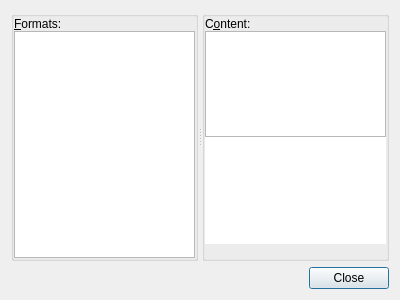
<?xml version="1.0" encoding="UTF-8"?>
<ui version="4.0">
 <class>ClipboardDialog</class>
 <widget class="QDialog" name="ClipboardDialog">
  <property name="geometry">
   <rect>
    <x>0</x>
    <y>0</y>
    <width>400</width>
    <height>300</height>
   </rect>
  </property>
  <property name="sizePolicy">
   <sizepolicy hsizetype="Preferred" vsizetype="Preferred">
    <horstretch>0</horstretch>
    <verstretch>0</verstretch>
   </sizepolicy>
  </property>
  <property name="windowTitle">
   <string>Clipboard Content</string>
  </property>
  <layout class="QGridLayout" name="gridLayout">
   <item row="2" column="0">
    <widget class="QDialogButtonBox" name="buttonBox">
     <property name="orientation">
      <enum>Qt::Horizontal</enum>
     </property>
     <property name="standardButtons">
      <set>QDialogButtonBox::Close</set>
     </property>
    </widget>
   </item>
   <item row="0" column="0">
    <widget class="QSplitter" name="horizontalLayout">
     <property name="sizePolicy">
      <sizepolicy hsizetype="Expanding" vsizetype="Expanding">
       <horstretch>0</horstretch>
       <verstretch>0</verstretch>
      </sizepolicy>
     </property>
     <property name="orientation">
      <enum>Qt::Horizontal</enum>
     </property>
     <property name="opaqueResize">
      <bool>true</bool>
     </property>
     <property name="childrenCollapsible">
      <bool>true</bool>
     </property>
     <widget class="QGroupBox" name="group1">
      <property name="flat">
       <bool>true</bool>
      </property>
      <layout class="QVBoxLayout" name="verticalLayout_1">
       <property name="spacing">
        <number>0</number>
       </property>
       <property name="leftMargin">
        <number>0</number>
       </property>
       <property name="topMargin">
        <number>0</number>
       </property>
       <property name="rightMargin">
        <number>0</number>
       </property>
       <property name="bottomMargin">
        <number>0</number>
       </property>
       <item>
        <widget class="QLabel" name="label">
         <property name="text">
          <string>&amp;Formats:</string>
         </property>
         <property name="buddy">
          <cstring>listWidgetFormats</cstring>
         </property>
        </widget>
       </item>
       <item>
        <widget class="QListWidget" name="listWidgetFormats">
         <property name="contextMenuPolicy">
          <enum>Qt::ActionsContextMenu</enum>
         </property>
        </widget>
       </item>
      </layout>
     </widget>
     <widget class="QGroupBox" name="group2">
      <property name="flat">
       <bool>true</bool>
      </property>
      <layout class="QVBoxLayout" name="verticalLayout_2">
       <property name="spacing">
        <number>0</number>
       </property>
       <property name="leftMargin">
        <number>0</number>
       </property>
       <property name="topMargin">
        <number>0</number>
       </property>
       <property name="rightMargin">
        <number>0</number>
       </property>
       <property name="bottomMargin">
        <number>0</number>
       </property>
       <item>
        <widget class="QLabel" name="labelContent">
         <property name="text">
          <string>C&amp;ontent:</string>
         </property>
         <property name="buddy">
          <cstring>textEdit</cstring>
         </property>
        </widget>
       </item>
       <item>
        <widget class="QPlainTextEdit" name="textEdit">
         <property name="documentTitle">
          <string notr="true"/>
         </property>
         <property name="undoRedoEnabled">
          <bool>false</bool>
         </property>
         <property name="lineWrapMode">
          <enum>QPlainTextEdit::NoWrap</enum>
         </property>
         <property name="readOnly">
          <bool>true</bool>
         </property>
         <property name="plainText">
          <string notr="true"/>
         </property>
        </widget>
       </item>
       <item>
        <widget class="QGraphicsView" name="graphicsView">
         <property name="frameShape">
          <enum>QFrame::NoFrame</enum>
         </property>
         <property name="alignment">
          <set>Qt::AlignCenter</set>
         </property>
         <property name="verticalScrollBarPolicy">
          <enum>Qt::ScrollBarAsNeeded</enum>
         </property>
         <property name="horizontalScrollBarPolicy">
          <enum>Qt::ScrollBarAsNeeded</enum>
         </property>
        </widget>
       </item>
       <item>
        <widget class="QLabel" name="labelProperties">
         <property name="sizePolicy">
          <sizepolicy hsizetype="Minimum" vsizetype="Minimum">
           <horstretch>0</horstretch>
           <verstretch>0</verstretch>
          </sizepolicy>
         </property>
         <property name="text">
          <string/>
         </property>
        </widget>
       </item>
      </layout>
     </widget>
    </widget>
   </item>
  </layout>
  <action name="actionRemove_Format">
   <property name="text">
    <string>Remove Format</string>
   </property>
  </action>
 </widget>
 <tabstops>
  <tabstop>listWidgetFormats</tabstop>
  <tabstop>buttonBox</tabstop>
 </tabstops>
 <resources/>
 <connections>
  <connection>
   <sender>buttonBox</sender>
   <signal>accepted()</signal>
   <receiver>ClipboardDialog</receiver>
   <slot>accept()</slot>
   <hints>
    <hint type="sourcelabel">
     <x>257</x>
     <y>290</y>
    </hint>
    <hint type="destinationlabel">
     <x>157</x>
     <y>274</y>
    </hint>
   </hints>
  </connection>
  <connection>
   <sender>buttonBox</sender>
   <signal>rejected()</signal>
   <receiver>ClipboardDialog</receiver>
   <slot>reject()</slot>
   <hints>
    <hint type="sourcelabel">
     <x>325</x>
     <y>290</y>
    </hint>
    <hint type="destinationlabel">
     <x>286</x>
     <y>274</y>
    </hint>
   </hints>
  </connection>
 </connections>
</ui>
